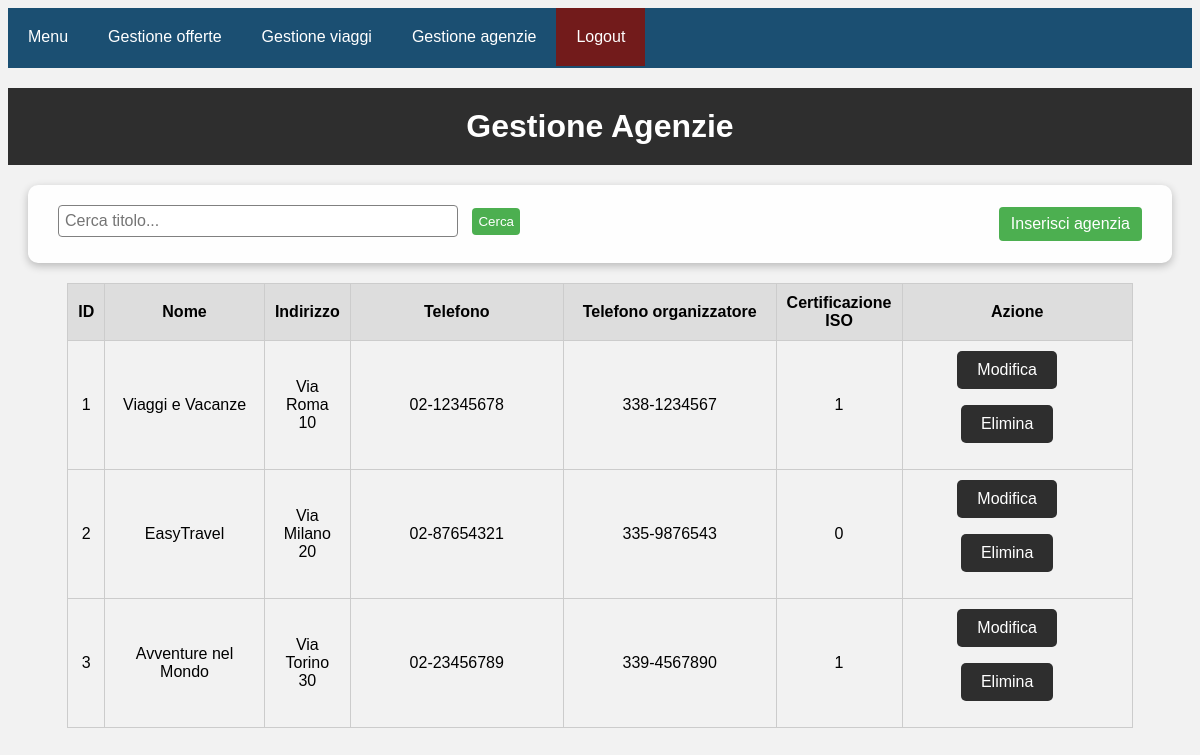
The app's page /gestione_agenzie.php (signed in) with its own data.
### tables this page shows
CREATE TABLE `agenzia` (
  `ID` int(11) NOT NULL,
  `Nome` varchar(50) NOT NULL,
  `Indirizzo` varchar(100) NOT NULL,
  `Telefono` varchar(20) NOT NULL,
  `Organizzatore` varchar(50) NOT NULL,
  `TelefonoOrganizzatore` varchar(20) NOT NULL,
  `CertificazioneISO` tinyint(1) NOT NULL,
  `Assicurazione` tinyint(1) NOT NULL
);

### gestione_agenzie.php (the view, shortened to what this page needs)
<html>
<head>
  <link rel="stylesheet" href="Stylesheets/gestione_progetti.css">
</head>
<body>
  <div class="navbar">
  <div class="menu">
    <a href="menu.php">Menu</a>
    <a href="gestione_offerte.php">Gestione offerte</a>
    <a href="gestione_viaggi.php">Gestione viaggi</a>
    <a href="gestione_agenzie.php">Gestione agenzie</a>
  </div>
    <div class="logout">
      <a href="backend/logout.php">Logout</a>
    </div>
  </div>
  <div class="header">
    <h1>Gestione Agenzie</h1>
  </div>
  <nav>
    <div class="search-container">
      <form action="" method="POST">
        <?php
          $tit = "";
          echo "<input type='text' placeholder='Cerca titolo...' name='search' id='search' value='".$tit."'>";
        ?>
        <button type="submit">Cerca</button>
      </form>
    </div>
    <div class="add-project">
      <a href="inseirsci_offerta.php">Inserisci agenzia</a>
    </div>
  </nav>
  <div class="container">
    <table>
      <tr>
        <th class="td_id">ID</th>
        <th class="td_titolo">Nome</th>
        <th class="td_anno">Indirizzo</th>
        <th class="td_classi">Telefono</th>
        <th class="td_classi">Telefono organizzatore</th>
        <th class="td_utente">Certificazione ISO</th>
        <th class="td_azione">Azione</th>
      </tr>
      <?php
      require 'backend/dbconfig.php';
      $conn = mysqli_connect($host, $user, $pass, $dbname);
      if(isset($_POST['search'])){
        $tit = $_POST['search'];
        unset($_POST['search']);
        $sql = "SELECT * FROM `agenzia` WHERE nome LIKE '%$tit%' OR indirizzo LIKE '%$tit%'";
      }else{
        $sql = "SELECT * FROM `agenzia`";
      }
      $result = mysqli_query($conn, $sql);
      while ($row = mysqli_fetch_array($result)) {
      ?>
        <tr>
      <td class="td_id"><?php echo $row['ID']; ?></td>
      <td class="td_titolo"><?php echo $row['Nome']; ?></td>
      <td class="td_anno"><?php echo $row['Indirizzo']; ?></td>
      <td class="td_classi"><?php echo $row['Telefono']; ?></td>
      <td class="td_classi"><?php echo $row['TelefonoOrganizzatore']; ?></td>
      <td class="td_utente"><?php echo $row['CertificazioneISO']; ?></td>
      <td class="gestione td_azione">
        <div class="form-container-td">
          <form action="modificaProg.php" method="post">
            <input type="submit" value="Modifica" class="edit-btn">
          </form>
        </div>
        <div class="form-container-td">
          <form action="backend/elimina_progetto.php" method="post">
            <input type="submit" value="Elimina" class="delete-btn" onclick="return confirm('Sei sicuro di voler eliminare questo progetto?');">
          </form>
        </div>
      </td>
    </tr>
    <?php
    }
    ?>
    </table>
  </div>
</body>
</html>

### Stylesheets/gestione_progetti.css (style rules this page uses)
body { font-family: Arial, sans-serif; background-color: #F2F2F2; }
.header { background-color: #2E2E2E; color: #FFF; padding: 20px; text-align: center; }
.header h1 { font-size: 32px; margin: 0; }
.container { display: flex; flex-wrap: wrap; justify-content: center; align-items: center; }
.td_id { width: 3%; }
.td_titolo { width: 15%; }
.td_anno { width: 7%; }
.td_classi { width: 20%; }
.td_utente { width: 5%; }
.td_azione { min-width: 20%; }
input[type="text"], input[type="password"] { padding: 10px; width: 100%; margin-top: 20px; margin-bottom: 20px; font-size: 16px; border-radius: 5px; border: 1px solid #CCC; }
input[type="submit"] { padding: 10px 20px; background-color: #2E2E2E; color: #FFF; border-radius: 5px; border: 0; font-size: 16px; cursor: pointer; }
.edit-btn { display: inline-block; padding: 12px 24px; border-radius: 5px; text-decoration: none; color: #fff; transition: all 0.3s ease; margin-right: 20px; background-color: #ffeb3b; }
.delete-btn { display: inline-block; padding: 12px 24px; border-radius: 5px; text-decoration: none; color: #fff; transition: all 0.3s ease; margin-right: 20px; background-color: #f44336; }
.form-container-td { display: inline-block; }
table { width: 90%; text-align: center; border-collapse: collapse; }
th, td { border: 1px solid #cccccc; padding: 10px; }
th { background-color: #dddddd; }
.gestione { text-align: center; vertical-align: middle; }
.navbar { overflow: hidden; background-color: #1b4f72; font-family: Arial, Helvetica, sans-serif; height: 60px; margin-bottom: 20px; justify-content: space-between; }
.navbar a { float: left; color: white; text-align: center; padding: 20px; text-decoration: none; }
.logout a { background-color: #721b1b; }
nav { background-color: #fefefe; overflow: hidden; display: flex; align-items: center; justify-content: space-between; border-radius: 10px; margin: 20px; box-shadow: rgba(0, 0, 0, 0.24) 0px 3px 8px; padding-left: 20px; padding-right: 20px; }
nav a { color: white; text-decoration: none; }
.search-container { display: flex; align-items: center; padding: 10px; margin-top: 10px; }
.search-container input[type=text] { padding: 6px; border-radius: 4px; margin-right: 10px; border: 1px solid gray; width: fit-content; margin: 0px; width: 400px; }
.search-container button[type=submit] { background-color: #4CAF50; color: white; padding: 6px; border-radius: 4px; border: none; cursor: pointer; margin-left: 10px; }
.add-project { padding: 10px; }
.add-project a { background-color: #4CAF50; color: white; padding: 8px 12px; border-radius: 4px; text-align: center; text-decoration: none; display: inline-block; cursor: pointer; }

### records on screen
agenzia: ID "1", Nome "Viaggi e Vacanze", Indirizzo "Via Roma 10", Telefono "02-12345678", TelefonoOrganizzatore "338-1234567", CertificazioneISO "1"
agenzia: ID "2", Nome "EasyTravel", Indirizzo "Via Milano 20", Telefono "02-87654321", TelefonoOrganizzatore "335-9876543", CertificazioneISO "0"
agenzia: ID "3", Nome "Avventure nel Mondo", Indirizzo "Via Torino 30", Telefono "02-23456789", TelefonoOrganizzatore "339-4567890", CertificazioneISO "1"
